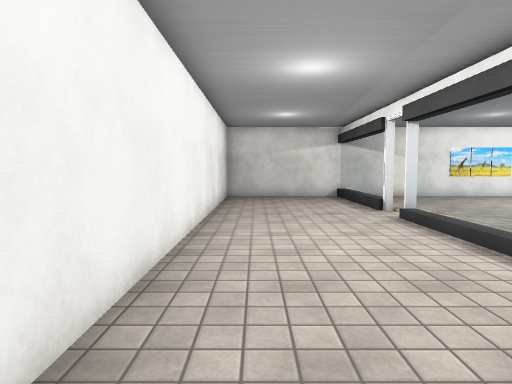
[1] (above)

17 first-person views from a walk through a 3-D level made in the Unity game engine. The camera is 1.4 m above the floor, tilts 4° down and sees 75° across. The floor is counted in squares, 1 m on a side. Each view is taken from the middle of a square. On the plan, view 1 faces up. The plan holds only what a view shows up to about 15 squares ahead; the rest is blank. The place goes on beyond the plan. The player is left out. Door leaves are left out, so doorways stand open. Some surface patterns are stand-ins.

[2]
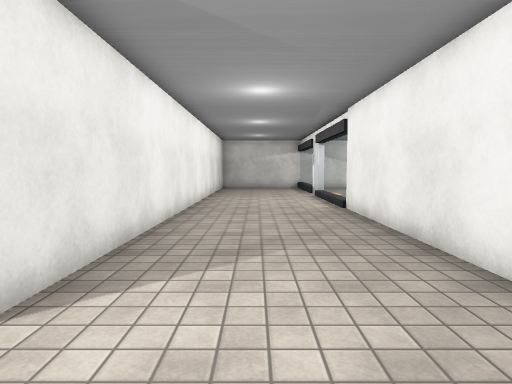

[3]
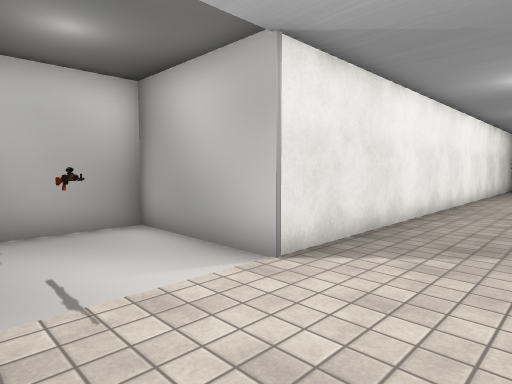

[4]
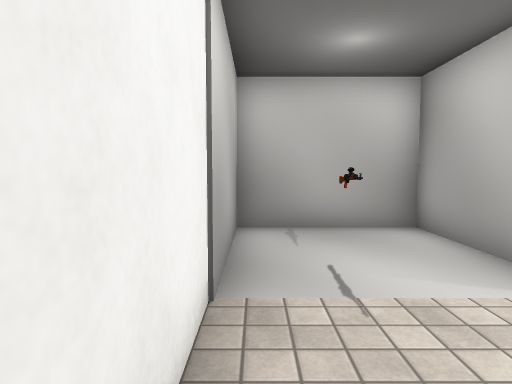

[5]
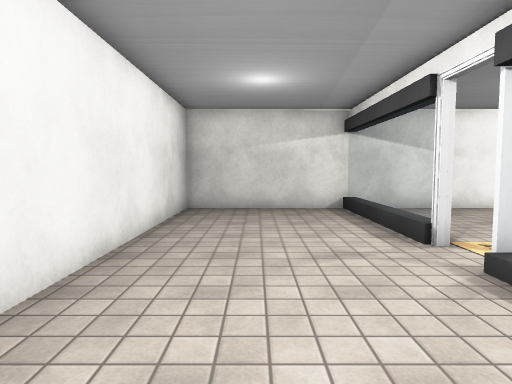

[6]
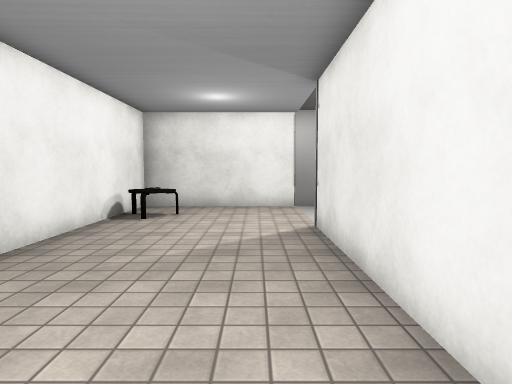

[7]
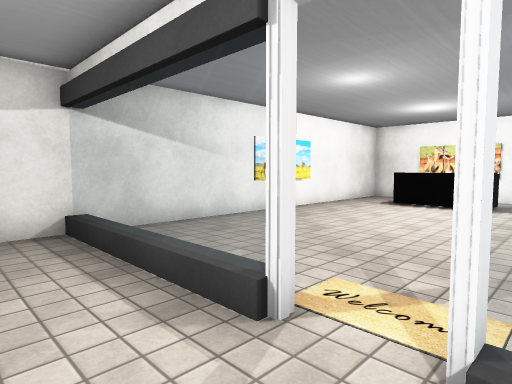

[8]
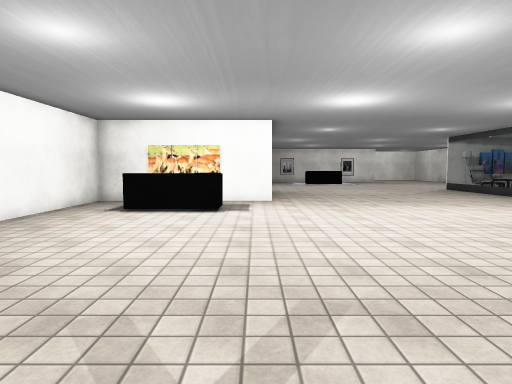

[9]
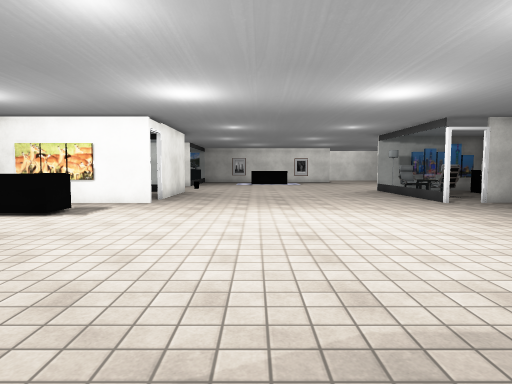

[10]
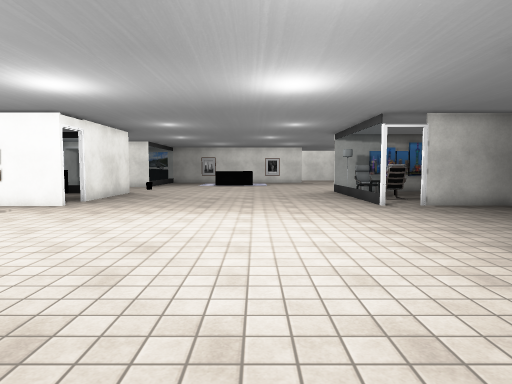

[11]
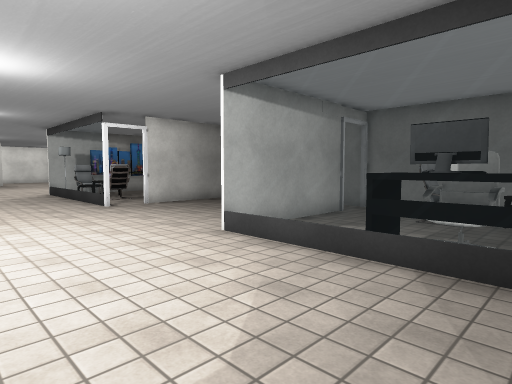

[12]
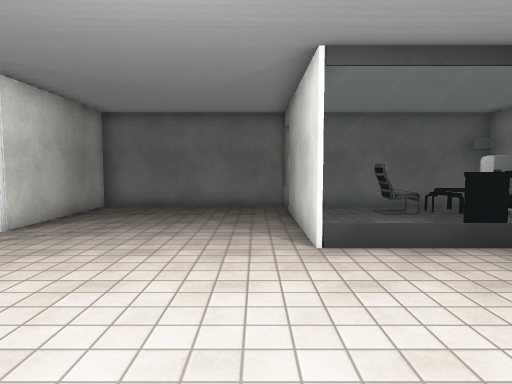

[13]
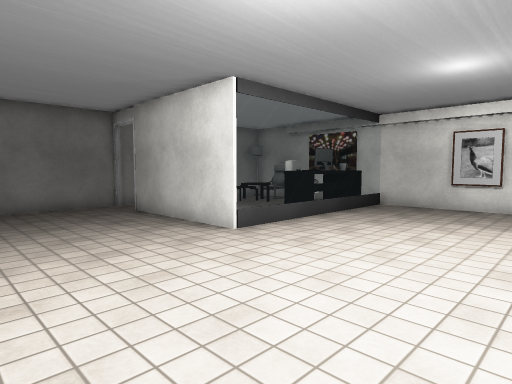

[14]
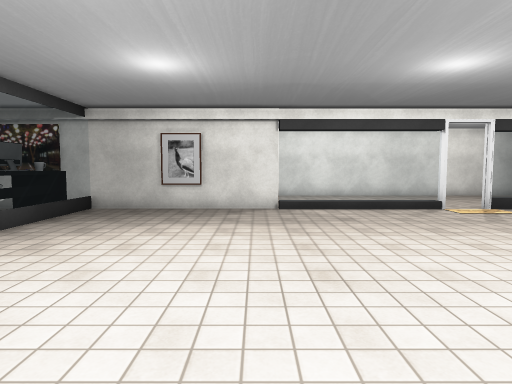

[15]
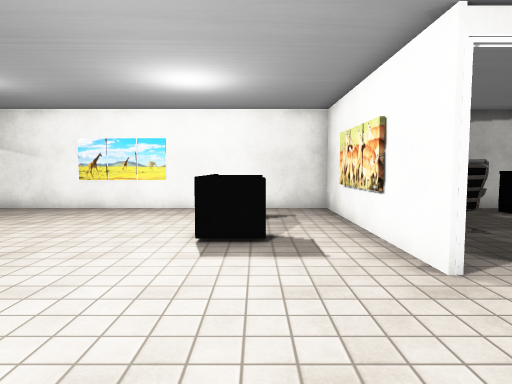

[16]
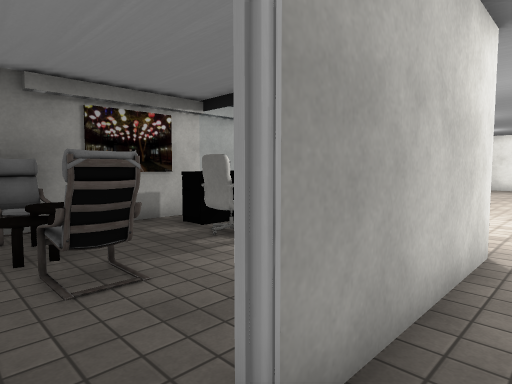

[17]
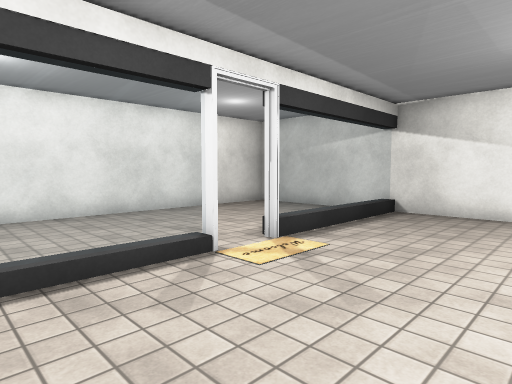

### Floor plan
Key: @ floor where view 1 was taken; # wall or solid block; x gap in a wall; . floor; D open door; = window, fence, low wall or low ledge; T table; E desk; M monitor; C chair; A armchair; L lamp; O other object.
Columns run from 6 left of view 1 to 23 right of it. Each row starts with its distance up from view 1.
 17     ######################
 16     #.....=..............
 15     #.....=..............#
 14     #.....=..........E .O#
 13     #.....=..........E..O#AA.
 12     #.....=..........E ..#AA.
 11     #.....#..........EE..#..
 10     #....................#
  9     #.....=..............###
  8     #.....=.................
  7     #.....=.................
  6     #.....=.................
  5     #.....=.................
  4     #.....=.................
  3     #.....#.................
  2     #.....#.................
  1     #.....#.................
  0     #.@...#...................
 -1     #.....#...................
 -2     #.....#...................
 -3     #.....#==M====#......====
 -4     #.....# OO#   #........OO
 -5 ####DD....#  CC...#......#.OO
 -6 #...DD...T# ......#......#
 -7 #.......TT#AATAA..#......#
 -8 #..O......#AATAA..x......#
 -9 #...DD....#L  #####......#
-10 ##############   #########

Positions as (right, up) in squares from view 1, and headings:
1: (0, 0), facing up
2: (1, -8), facing up
3: (2, -9), facing up-left
4: (2, -9), facing left
5: (1, 5), facing up
6: (0, 3), facing down
7: (2, 9), facing up-right
8: (4, 10), facing right
9: (5, 5), facing right
10: (6, 2), facing right
11: (6, 2), facing down-right
12: (13, 3), facing down
13: (17, 3), facing down-left
14: (16, 3), facing left
15: (16, 5), facing up
16: (13, -9), facing up-left
17: (9, 6), facing up-left
